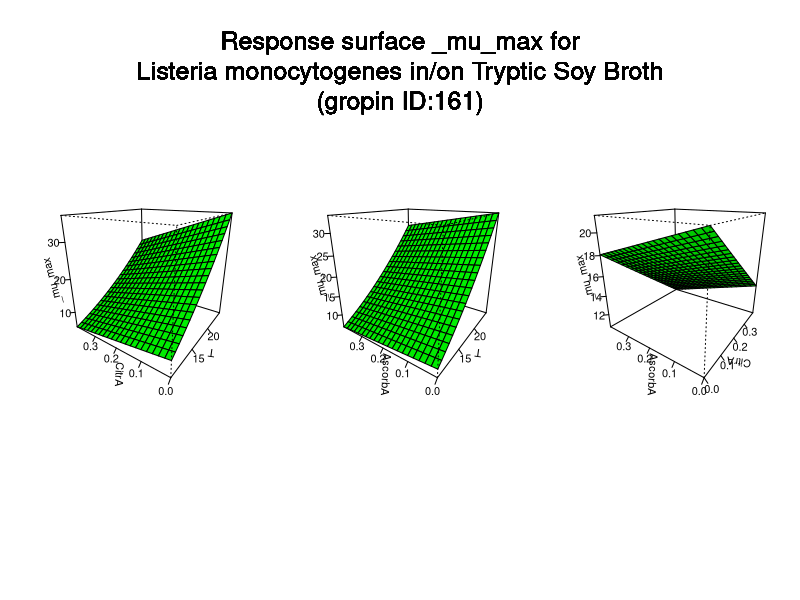

Recreate this plot in R.
#############################
# start of Parameter script
#############################
T <- seq(10.01,24.975024975025,length.out=21)
CitrA <- seq(0,0.3996003996004,length.out=21)
AscorbA <- seq(0,0.3996003996004,length.out=21)
#############################
# end of Parameter script
#############################
############################# 
# start of Model script Gropin ID 161 
#############################
 
# constant coefficients for this model
 
variables <- data.frame(T,CitrA,AscorbA)
argumentsPar <- expand.grid(variables)
 
# heart of the model
response_surface <- function(T,CitrA,AscorbA) {
   mumax <-(0.1873+(0.7077*T)-(0.4681*CitrA)-(0.0706*AscorbA)+(0.03353*(T^2))+(0.5058*(CitrA^2))-(1.1107*T*CitrA)-(0.4981*T*AscorbA)+(0.3896*CitrA*AscorbA))

return(mumax=mumax)
} 

# output parameters
responseSurface <- cbind(argumentsPar,response_surface(argumentsPar['T'],argumentsPar['CitrA'],argumentsPar['AscorbA']))
colnames(responseSurface) <- c(colnames(argumentsPar),'mumax')
#############################
# End of Model script
#############################
############################# 
# start of Visualisation script Gropin ID 161 
#############################
argPar1 <- expand.grid(T,CitrA)
argPar2 <- expand.grid(T,AscorbA)
argPar3 <- expand.grid(CitrA,AscorbA)
z1 <- matrix(unlist(response_surface(argPar1[1],argPar1[2],AscorbA[10])),nrow=21)
z2 <- matrix(unlist(response_surface(argPar2[1],CitrA[10],argPar2[2])),nrow=21)
z3 <- matrix(unlist(response_surface(T[10],argPar3[1],argPar3[2])),nrow=21)
par(mfrow = c(1,3))
persp(T,CitrA,z1,col = 'green',xlab='T',ylab='CitrA',zlab='_mu_max',theta=305,phi=20,shade=0.25,ticktype = 'detailed')
persp(T,AscorbA,z2,col = 'green',xlab='T',ylab='AscorbA',zlab='_mu_max',theta=305,phi=20,shade=0.25,ticktype = 'detailed')
persp(CitrA,AscorbA,z3,col = 'green',xlab='CitrA',ylab='AscorbA',zlab='_mu_max',theta=305,phi=20,shade=0.25,ticktype = 'detailed')
mtext('Response surface _mu_max for
Listeria monocytogenes in/on Tryptic Soy Broth
(gropin ID:161)',outer=T,  cex=1.5, line=-8.5, side=3)
#############################
# End of Visualisation script
#############################
